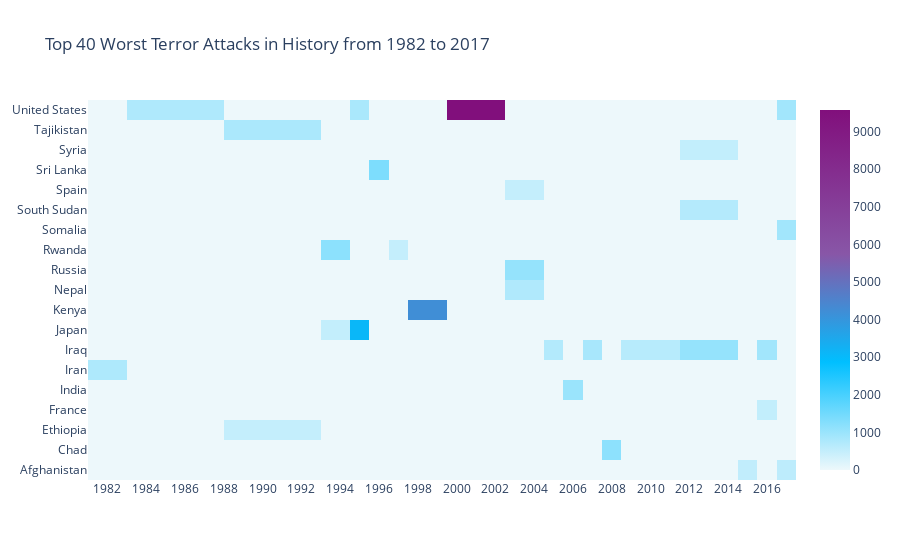

Notebook code cell kept with this figure:
### Code cell
import plotly.offline as py
py.init_notebook_mode(connected=True)
import plotly.graph_objs as go
colorscale = [[0, '#edf8fb'], [.3, '#00BFFF'],  [.6, '#8856a7'],  [1, '#810f7c']]
heatmap = go.Heatmap(z=heat.values, x=heat.columns, y=heat.index, colorscale=colorscale)
data = [heatmap]
layout = go.Layout(
    title='Top 40 Worst Terror Attacks in History from 1982 to 2017',
    xaxis = dict(ticks='', nticks=20),
    yaxis = dict(ticks='')
)
fig = go.Figure(data=data, layout=layout)
py.iplot(fig, filename='heatmap',show_link=False)

### Figure 1 — Plotly figure (JSON) as saved in the notebook; plotly's stock layout.template omitted (floating-point values rounded to 4 significant figures; data arrays with more than 128 entries replaced by an {"elided": "..."} marker saying what was removed)
{"data": [{"colorscale": [[0, "#edf8fb"], [0.3, "#00BFFF"], [0.6, "#8856a7"], [1, "#810f7c"]], "type": "heatmap", "x": [1982, 1984, 1992, 1994, 1995, 1996, 1997, 1998, 2001, 2004, 2005, 2006, 2007, 2008, 2009, 2014, 2015, 2016, 2017], "y": ["Afghanistan", "Chad", "Ethiopia", "France", "India", "Iran", "Iraq", "Japan", "Kenya", "Nepal", "Russia", "Rwanda", "Somalia", "South Sudan", "Spain", "Sri Lanka", "Syria", "Tajikistan", "United States"], "z": {"elided": "19x19 float values"}}], "layout": {"title": {"text": "Top 40 Worst Terror Attacks in History from 1982 to 2017"}, "xaxis": {"nticks": 20, "ticks": ""}, "yaxis": {"ticks": ""}}}
